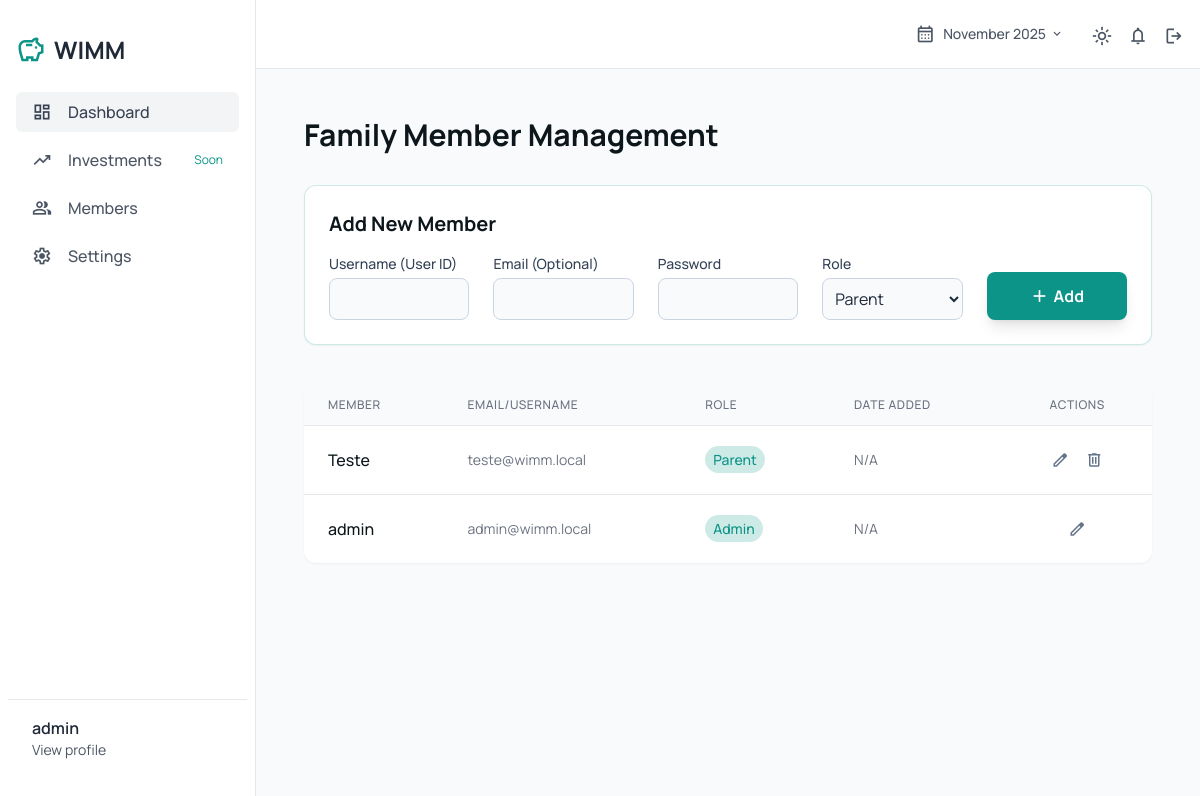
Screenshot of /members/ (signed in) with the database file from the repository.
### finances/models.py (models this page shows, shortened)
class CustomUser(AbstractUser):
    pass

class FamilyMember(models.Model):
    ROLES = [
        ('ADMIN', 'Admin'),
        ('PARENT', 'Parent'),
        ('CHILD', 'Child'),
    ]
    user = models.ForeignKey(CustomUser, on_delete=models.CASCADE, related_name='memberships')
    family = models.ForeignKey(Family, on_delete=models.CASCADE, related_name='members')
    role = models.CharField(max_length=10, choices=ROLES, default='PARENT')
    class Meta:
        unique_together = ('user', 'family')

### finances/views.py (the view)
# urls.py: path('members/', views.members_view, name='members'),
@login_required
def members_view(request):
    family, current_member, family_members = get_family_context(request.user)
    if not family:
        return redirect('dashboard')
    query_period = request.GET.get('period')
    start_date, _, _ = get_current_period_dates(family, query_period)
    context = {
        'family_members': family_members,
        'add_member_form': NewUserAndMemberForm(),
        'is_admin': current_member.role == 'ADMIN'
    }
    context.update(get_base_template_context(family, query_period, start_date))
    return render(request, 'finances/members.html', context)

### finances/views.py (called while the page is built)
def get_family_context(user):
    try:
        family_member = FamilyMember.objects.select_related('family').get(user=user)
        family = family_member.family
        all_family_members = FamilyMember.objects.filter(family=family).select_related('user').order_by('user__username')
        return family, family_member, all_family_members
    except FamilyMember.DoesNotExist:
        return None, None, []

def get_base_template_context(family, query_period, start_date):
    available_periods = get_available_periods(family)
    current_period_label = None
    for period in available_periods:
        if period['is_current']:
            current_period_label = period['label']
            break
    return {
        'available_periods': available_periods,
        'current_period_label': current_period_label
    }

### finances/templates/finances/members.html (shortened to what this page needs)
{% extends "finances/base.html" %}
{% load static %}
{% load i18n %}
{% block content %}
<div class="p-6 md:p-10 lg:p-12">
    <h1 class="text-3xl font-bold text-[#0d171b] dark:text-white mb-8">Family Member Management</h1>
    <div class="bg-white dark:bg-gray-800 p-6 rounded-xl shadow-sm mb-10 border border-primary/20">
        <h2 class="text-xl font-bold text-[#0d171b] dark:text-white mb-4">Add New Member</h2>
        <form method="POST" action="{% url 'member_add' %}">
            <div class="grid grid-cols-1 gap-4 md:gap-6 md:grid-cols-5 items-end">
                <div>
                    <label class="block text-sm font-medium text-slate-700 dark:text-slate-300 mb-1" for="{{ add_member_form.username.id_for_label }}">
                        {{ add_member_form.username.label }}
                    </label>
                    {{ add_member_form.username }}
                </div>
                <div>
                    <label class="block text-sm font-medium text-slate-700 dark:text-slate-300 mb-1" for="{{ add_member_form.email.id_for_label }}">
                        {{ add_member_form.email.label }}
                    </label>
                    {{ add_member_form.email }}
                </div>
                <div>
                    <label class="block text-sm font-medium text-slate-700 dark:text-slate-300 mb-1" for="{{ add_member_form.password.id_for_label }}">
                        {{ add_member_form.password.label }}
                    </label>
                    {{ add_member_form.password }}
                </div>
                <div>
                    <label class="block text-sm font-medium text-slate-700 dark:text-slate-300 mb-1" for="{{ add_member_form.role.id_for_label }}">
                        {{ add_member_form.role.label }}
                    </label>
                    {{ add_member_form.role }}
                </div>
                <div class_name="w-full">
                    <button type="submit" class="w-full rounded-lg bg-primary text-white text-base font-bold p-3 h-12 flex items-center justify-center hover:bg-primary/90 transition-colors shadow-lg">
                        <span class="material-symbols-outlined mr-1">add</span>
                        Add
                    </button>
                </div>
            </div>
        </form>
    </div>
    <div class="bg-white dark:bg-gray-800 rounded-xl shadow-sm overflow-hidden">
        <table class="min-w-full divide-y divide-gray-200 dark:divide-gray-700">
            <thead class="bg-gray-50 dark:bg-gray-700">
                <tr>
                    <th class="px-6 py-3 text-left text-xs font-medium text-gray-500 dark:text-gray-400 uppercase tracking-wider">Member</th>
                    <th class="px-6 py-3 text-left text-xs font-medium text-gray-500 dark:text-gray-400 uppercase tracking-wider">Email/Username</th>
                    <th class="px-6 py-3 text-left text-xs font-medium text-gray-500 dark:text-gray-400 uppercase tracking-wider">Role</th>
                    <th class="px-6 py-3 text-left text-xs font-medium text-gray-500 dark:text-gray-400 uppercase tracking-wider">Date Added</th>
                    <th class="px-6 py-3 text-center text-xs font-medium text-gray-500 dark:text-gray-400 uppercase tracking-wider">Actions</th>
                </tr>
            </thead>
            <tbody class="divide-y divide-gray-200 dark:divide-gray-700">
                {% for member in family_members %}
                <tr class="hover:bg-slate-50 dark:hover:bg-gray-700/50">
                    <td class="px-6 py-4 font-medium text-[#0d171b] dark:text-white">{{ member.user.get_full_name|default:member.user.username }}</td>
                    <td class="px-6 py-4 text-sm text-gray-500">{{ member.user.email|default:member.user.username }}</td>
                    <td class="px-6 py-4 text-sm text-gray-500">
                        <span class="px-2 py-1 text-sm font-medium rounded-full bg-primary/20 text-primary">{{ member.get_role_display }}</span>
                    </td>
                    <td class="px-6 py-4 text-sm text-gray-500">N/A</td>
                    <td class="px-6 py-4 text-center whitespace-nowrap">
                        <div class="flex justify-center gap-2">
                            <button type="button" class="p-1 text-slate-500 hover:text-primary" title="Edit"><span class="material-symbols-outlined text-lg">edit</span></button>
                            {% if is_admin and member.user != request.user %}
                            <a href="{% url 'member_remove' member_id=member.id %}"
                                class="p-1 text-slate-500 hover:text-red-500"
                                onclick="return confirm('Are you sure you want to remove {{ member.user.username }} from the family?')"
                                title="Remove">
                                <span class="material-symbols-outlined text-lg">delete</span>
                            </a>
                            {% endif %}
                        </div>
                    </td>
                </tr>
                {% empty %}
                <tr>
                    <td colspan="5" class="px-6 py-4 text-sm text-gray-500 text-center">No members found in the family.</td>
                </tr>
                {% endfor %}
            </tbody>
        </table>
    </div>
</div>
{% endblock content %}

### finances/templates/finances/base.html (shortened to what this page needs)
{% load static %}
<!DOCTYPE html>
<html lang="en" class="h-full" x-data="{ darkMode: localStorage.getItem('darkMode') === 'true' }" :class="{ 'dark': darkMode }">
<head>
    <script src="https://cdn.tailwindcss.com"></script>
</head>
<body class="h-full bg-background-light dark:bg-background-dark text-slate-800 dark:text-slate-200" x-data="{ sidebarOpen: false, periodDropdown: false }">
    <div class="flex h-full">
        <aside :class="{'translate-x-0': sidebarOpen, '-translate-x-full': !sidebarOpen}"
               class="fixed inset-y-0 left-0 z-30 flex flex-col w-64 px-4 py-8 bg-white dark:bg-gray-800 border-r dark:border-gray-700 transform transition-transform duration-300 ease-in-out md:translate-x-0 md:static md:inset-0">
            <div class="flex items-center justify-between">
                <a href="{% url 'dashboard' %}" class="flex items-center gap-2">
                    <span class="material-symbols-outlined text-3xl text-primary">savings</span>
                    <span class="text-2xl font-bold text-gray-800 dark:text-white">WIMM</span>
                </a>
            </div>
            <nav class="flex flex-col justify-between flex-1 mt-6">
                <div class="space-y-2">
                    <a class="flex items-center px-4 py-2 text-gray-700 bg-gray-100 rounded-md dark:bg-gray-700 dark:text-gray-200" href="{% url 'dashboard' %}">
                        <span class="material-symbols-outlined">dashboard</span>
                        <span class="mx-4 font-medium">Dashboard</span>
                    </a>
                    <a class="flex items-center px-4 py-2 text-gray-600 rounded-md dark:text-gray-400 hover:bg-gray-100 dark:hover:bg-gray-700" href="{% url 'investments' %}">
                        <span class="material-symbols-outlined">trending_up</span>
                        <span class="mx-4 font-medium">Investments</span>
                        <span class="text-xs font-normal text-teal-600 dark:text-teal-500 ml-auto">Soon</span>
                    </a>
                    <a class="flex items-center px-4 py-2 text-gray-600 rounded-md dark:text-gray-400 hover:bg-gray-100 dark:hover:bg-gray-700" href="{% url 'members' %}">
                        <span class="material-symbols-outlined">group</span>
                        <span class="mx-4 font-medium">Members</span>
                    </a>
                    <a class="flex items-center px-4 py-2 text-gray-600 rounded-md dark:text-gray-400 hover:bg-gray-100 dark:hover:bg-gray-700" href="{% url 'configuration' %}">
                        <span class="material-symbols-outlined">settings</span>
                        <span class="mx-4 font-medium">Settings</span>
                    </a>
                </div>
                <div class="flex items-center px-4 -mx-2 py-2 border-t dark:border-gray-700 mt-4 pt-4">
                    <div class="flex flex-col mx-2">
                        <span class="font-semibold text-gray-800 dark:text-gray-200">{{ request.user.username }}</span>
                        <span class="text-sm text-gray-600 dark:text-gray-400">View profile</span>
                    </div>
                </div>
            </nav>
        </aside>
        <div class="flex-1 flex flex-col overflow-hidden">
            <header class="flex items-center justify-between p-4 bg-white dark:bg-gray-800 border-b dark:border-gray-700 md:justify-end">
                <div class="flex items-center space-x-4">
                    <div class="relative" x-data="{ open: false }" @click.away="open = false">
                        <button @click="open = !open" class="flex items-center text-gray-600 dark:text-gray-400 hover:text-primary px-3 py-2 rounded-lg hover:bg-gray-100 dark:hover:bg-gray-700">
                            <span class="material-symbols-outlined mr-2">calendar_month</span>
                            <span class="text-sm font-medium">{{ current_period_label|default:"Select Period" }}</span>
                            <span class="material-symbols-outlined ml-1 text-sm">expand_more</span>
                        </button>
                    </div>
                    <button @click="darkMode = !darkMode; localStorage.setItem('darkMode', darkMode)"
                            class="text-gray-600 dark:text-gray-400 hover:text-primary">
                        <span x-show="!darkMode" class="material-symbols-outlined">light_mode</span>
                    </button>
                    <a href="#" class="text-gray-600 dark:text-gray-400 hover:text-primary">
                        <span class="material-symbols-outlined">notifications</span>
                    </a>
                    <a href="{% url 'logout' %}" class="text-gray-600 dark:text-gray-400 hover:text-red-500" title="Logout">
                        <span class="material-symbols-outlined">logout</span>
                    </a>
                </div>
            </header>
            <main class="flex-1 overflow-x-hidden overflow-y-auto bg-background-light dark:bg-background-dark custom-scrollbar">
                {% block content %}{% endblock %}
            </main>
        </div>
    </div>
</body>
</html>

### finances/templates/finances/base.html (style rules this page uses)
body { font-family: 'Manrope', sans-serif; -webkit-font-smoothing: antialiased; -moz-osx-font-smoothing: grayscale; }
.material-symbols-outlined { font-variation-settings: 'FILL' 0, 'wght' 400, 'GRAD' 0, 'opsz' 24; vertical-align: middle; font-size: 1.25rem; line-height: 1; }

### rows the page displays
CustomUser: user.username "admin"
FamilyMember: user.get_full_name "Teste", user.email "teste@wimm.local", role "Parent"
FamilyMember: user.get_full_name "admin", user.email "admin@wimm.local", role "Admin"

### other values shown
{{ current_period_label|default:"Select Period" }} "November 2025"
{{ add_member_form.username.label }} "Username (User ID)"
{{ add_member_form.email.label }} "Email (Optional)"
{{ add_member_form.password.label }} "Password"
{{ add_member_form.role.label }} "Role"
